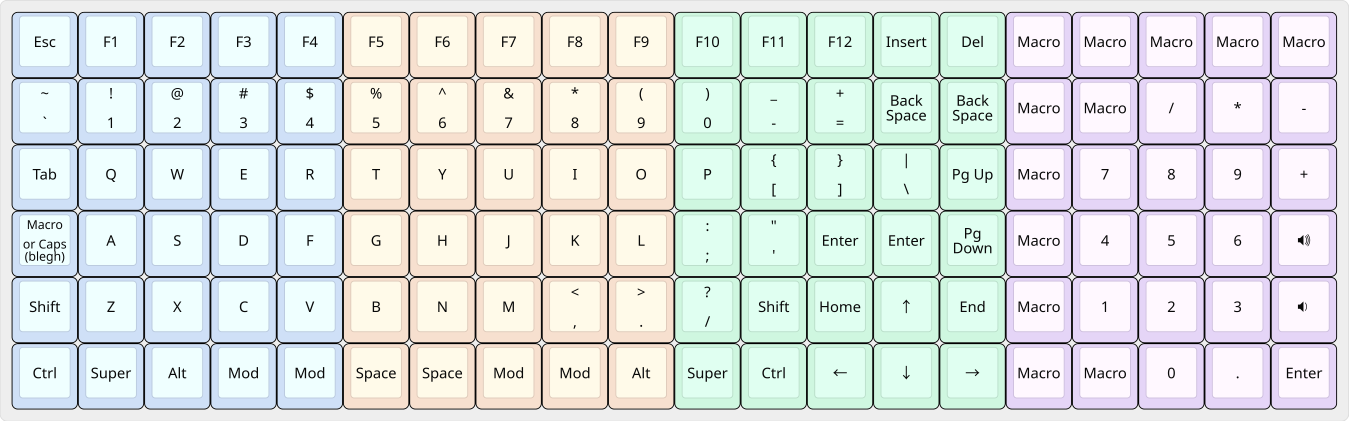
#> input picture layouts/100-percent.png, 5395 x 1683 px (shown at 1/4 size)
$ python img-to-layout.py ../layouts/100-percent.png
#> lines starting #> are read from the running program, lines starting #| are printed output that depends on the picture
#!/usr/bin/env python3
"""Turn an image into a KLE layout where one key is one pixel.

power.md says of the 8x8 case: "you could probably run doom on the RGB with
that". This is the still-frame version of that claim - each key's cap colour
is a pixel, so the array is a 48x40 display.

    ./scripts/img-to-layout.py layouts/frame_0309.png
    ./scripts/img-to-layout.py <img> --tiles 8x8 --orientation landscape

Writes <name>-<W>x<H>.json (KLE) and <name>-<W>x<H>.svg (preview, because
KLE gets very slow past a few hundred keys and this is 1920).
"""

import argparse
import json
from pathlib import Path

from PIL import Image

PORTRAIT = (5, 6)   # tile is 5 wide, 6 tall
LANDSCAPE = (6, 5)


def fit(img: Image.Image, w: int, h: int, pad: str, mode: str) -> Image.Image:
    """Resize to exactly w x h, preserving aspect.

    cover   - fill the frame and crop the overflow (no blank keys)
    contain - fit the whole image and pad the remainder
    """
#> called with w = 48, h = 40, pad = 'white', mode = 'cover'
    pick = max if mode == "cover" else min
    scale = pick(w / img.width, h / img.height)
#> scale = 0.0238
    new = (max(1, round(img.width * scale)), max(1, round(img.height * scale)))
#> new = (128, 40)
    img = img.resize(new, Image.LANCZOS)
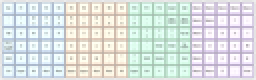
#> img: PIL image 128x40 RGB (shown 2 times larger); mean R, G, B 219.2, 225.1, 223.7

    if mode == "cover":
        left, top = (new[0] - w) // 2, (new[1] - h) // 2
#> left = 40; top = 0
        return img.crop((left, top, left + w, top + h))
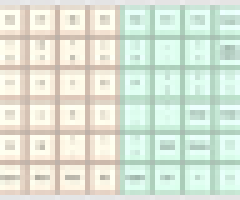
#> returned value: PIL image 48x40 RGB (shown 5 times larger); mean R, G, B 219.6, 229.3, 215.1

    canvas = Image.new("RGB", (w, h), pad)
    canvas.paste(img, ((w - new[0]) // 2, (h - new[1]) // 2))
    return canvas


def to_kle(px: Image.Image) -> list:
    """One key per pixel. Emit a colour object only when it changes."""
    rows, current = [], None
    for y in range(px.height):
        row = []
        for x in range(px.width):
            r, g, b = px.getpixel((x, y))
            c = f"#{r:02x}{g:02x}{b:02x}"
            if c != current:
                row.append({"c": c})
                current = c
            row.append("")
        rows.append(row)
#> after the loop, current = '#e5e4e5'; rows = 40 items
    return rows


def tile_color(x: int, y: int, tw: int, th: int, tiles_x: int) -> str:
    """Pastel for the tile a given key falls in - makes the seams visible."""
    return PALETTE[((y // th) * tiles_x + (x // tw)) % len(PALETTE)]


def to_svg(px: Image.Image, tw: int, th: int, tiles_x: int,
           key: int = 16, gap: int = 2, stroke: float = 1.6) -> str:
    """Pixel colour fills the cap; the tile's pastel outlines it."""
    w, h = px.width * key, px.height * key
    out = [f'<svg xmlns="http://www.w3.org/2000/svg" width="{w}" height="{h}" '
           f'viewBox="0 0 {w} {h}" role="img">',
           f'<rect width="{w}" height="{h}" fill="#1b1b1b"/>']
    inset = stroke / 2
    for y in range(px.height):
        for x in range(px.width):
            r, g, b = px.getpixel((x, y))
            out.append(
                f'<rect x="{x*key + inset:.1f}" y="{y*key + inset:.1f}" '
                f'width="{key - gap - stroke:.1f}" height="{key - gap - stroke:.1f}" '
                f'rx="2.5" fill="#{r:02x}{g:02x}{b:02x}" '
                f'stroke="{tile_color(x, y, tw, th, tiles_x)}" '
                f'stroke-width="{stroke}"/>'
            )
    out.append("</svg>")
    return "".join(out)


def to_preview(px: Image.Image, tw: int, th: int, tiles_x: int, key: int = 12) -> Image.Image:
    """Same treatment as the SVG, rasterised, so the result can be eyeballed."""
    from PIL import ImageDraw

    img = Image.new("RGB", (px.width * key, px.height * key), "#1b1b1b")
    draw = ImageDraw.Draw(img)
    for y in range(px.height):
        for x in range(px.width):
            x0, y0 = x * key, y * key
            draw.rectangle(
                [x0, y0, x0 + key - 2, y0 + key - 2],
                fill=px.getpixel((x, y)),
                outline=tile_color(x, y, tw, th, tiles_x),
                width=1,
            )
    return img


def main() -> None:
    ap = argparse.ArgumentParser()
    ap.add_argument("image", type=Path)
    ap.add_argument("--tiles", default="8x8", help="tile grid, e.g. 8x8")
    ap.add_argument("--orientation", default="landscape",
                    choices=["landscape", "portrait"])
    ap.add_argument("--fit", default="cover", choices=["cover", "contain"],
                    help="cover crops the overflow; contain pads")
    ap.add_argument("--pad", default="white", help="letterbox colour (contain only)")
    args = ap.parse_args()

    tx, ty = (int(v) for v in args.tiles.lower().split("x"))
    tw, th = LANDSCAPE if args.orientation == "landscape" else PORTRAIT
    w, h = tw * tx, th * ty

    img = Image.open(args.image).convert("RGB")
    px = fit(img, w, h, args.pad, args.fit)

    stem = f"{args.image.stem}-{w}x{h}"
    out_dir = args.image.parent

    kle = to_kle(px)
#> kle = 40 items
    body = ",\n".join(json.dumps(r) for r in kle)
    (out_dir / f"{stem}.json").write_text("[\n" + body + "\n]\n")
#> (the run stopped early here; a loop or call above may not have finished)

$ run again, on layouts/300-percent.png
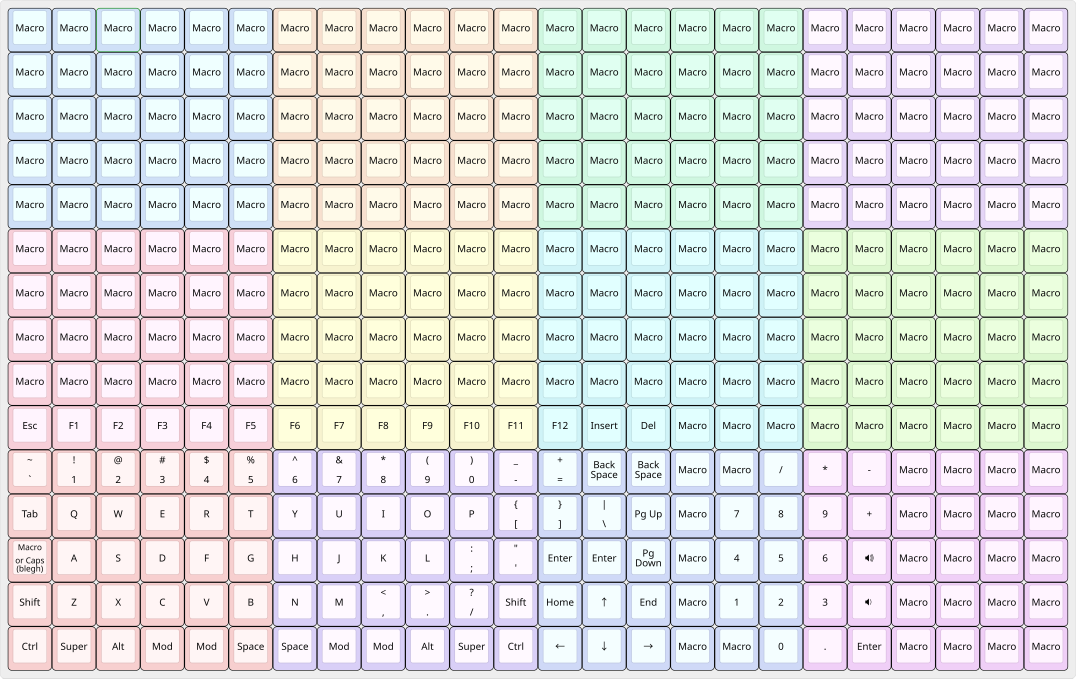
#> input picture layouts/300-percent.png, 6455 x 4069 px (shown at 1/6 size)
#> in fit, `img = img.resize(new, Image.LANCZOS)`:
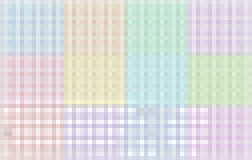
#> img: PIL image 63x40 RGB (shown 4 times larger); mean R, G, B 219.6, 220.9, 220.2
#> in fit, `return img.crop((left, top, left + w, top + h))`:
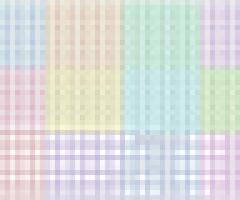
#> returned value: PIL image 48x40 RGB (shown 5 times larger); mean R, G, B 218.5, 221.8, 219.9
#> after the loop in to_kle, `for y in range(px.height):`: current = '#e0d1e3'; rows = 40 items

$ run again, on layouts/60-percent.png
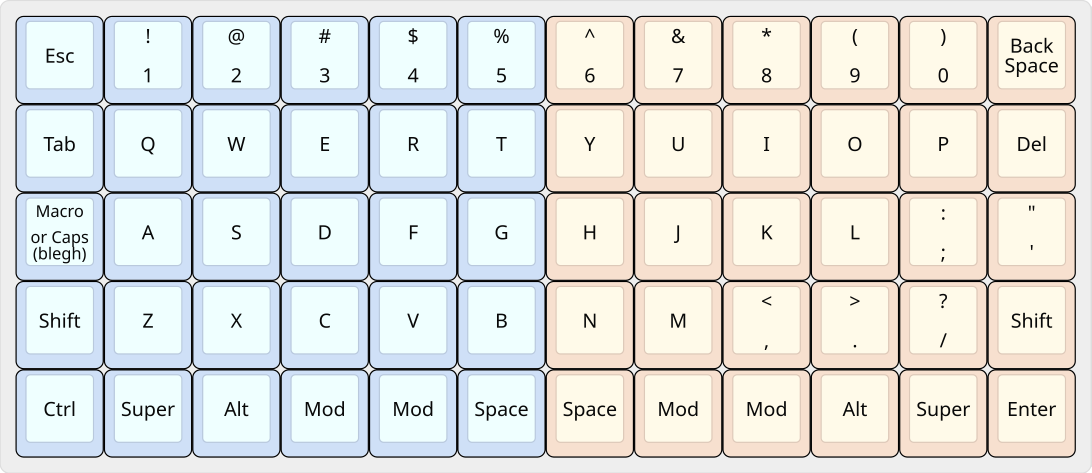
#> input picture layouts/60-percent.png, 3274 x 1418 px (shown at 1/3 size)
#> in fit, `img = img.resize(new, Image.LANCZOS)`:
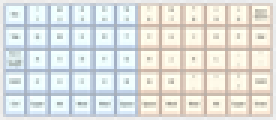
#> img: PIL image 92x40 RGB (shown 3 times larger); mean R, G, B 223.4, 225, 221.9
#> in fit, `return img.crop((left, top, left + w, top + h))`:
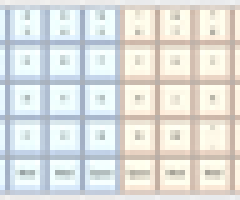
#> returned value: PIL image 48x40 RGB (shown 5 times larger); mean R, G, B 222.8, 224.3, 221.3
#> after the loop in to_kle, `for y in range(px.height):`: current = '#e8eaeb'; rows = 40 items

$ run again, on layouts/80-percent.png
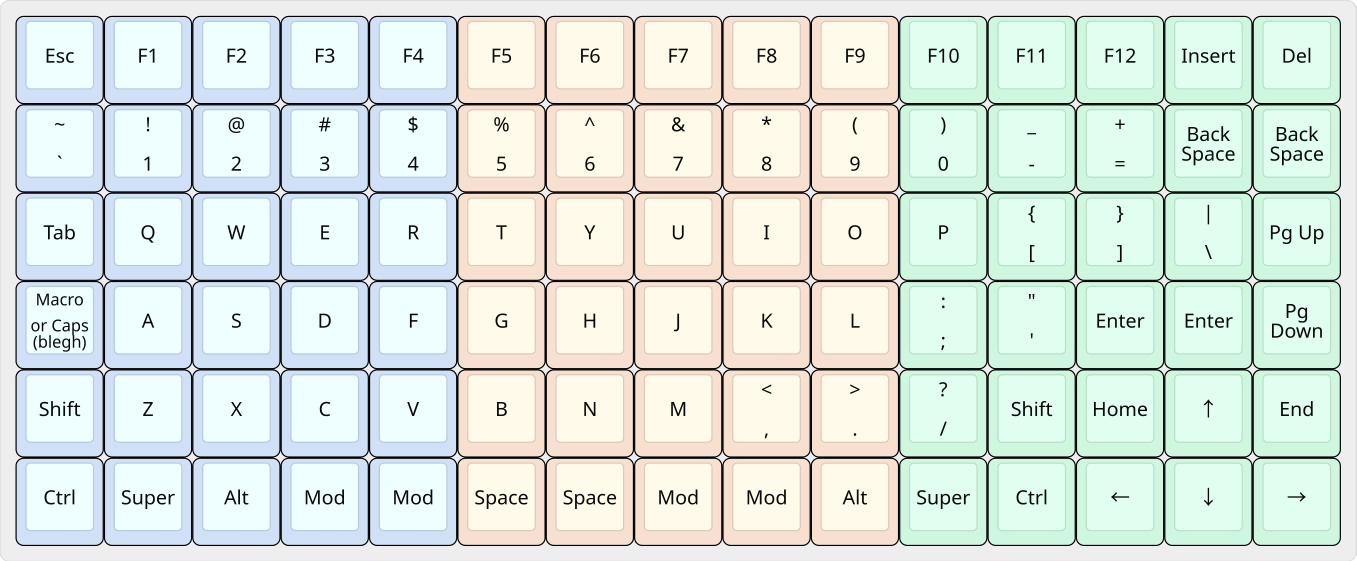
#> input picture layouts/80-percent.png, 4069 x 1683 px (shown at 1/3 size)
#> in fit, `img = img.resize(new, Image.LANCZOS)`:
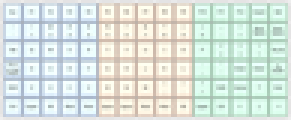
#> img: PIL image 97x40 RGB (shown 3 times larger); mean R, G, B 217, 227.4, 220.8
#> in fit, `return img.crop((left, top, left + w, top + h))`:
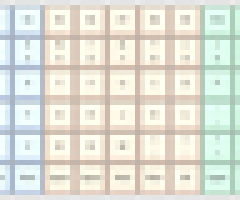
#> returned value: PIL image 48x40 RGB (shown 5 times larger); mean R, G, B 224.9, 225.7, 215.3
#> after the loop in to_kle, `for y in range(px.height):`: current = '#e6e5e5'; rows = 40 items
